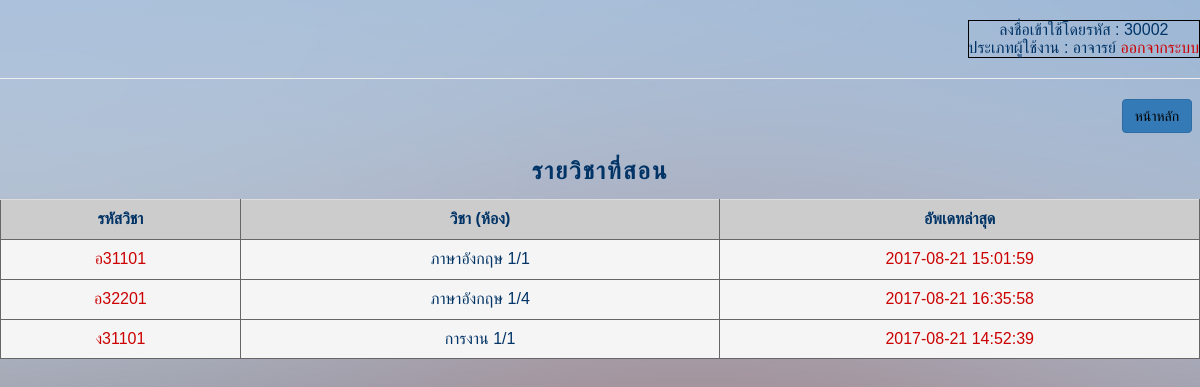
/html5up-dimension/dailyReport.php (signed in), run on the app's committed database.
### tables this page shows
CREATE TABLE `subject` (
  `subjectID` varchar(255) NOT NULL,
  `subject` varchar(255) NOT NULL,
  `class` varchar(11) NOT NULL,
  `teacherID` int(11) NOT NULL,
  `update` datetime NOT NULL
);

### html5up-dimension/dailyReport.php (the view, shortened to what this page needs)
<?php
if (!$_SESSION["uname"]){
	  Header("Location: Login.php");
}else{?>
<html>
	<head>
		<link rel="stylesheet" href="https://maxcdn.bootstrapcdn.com/bootstrap/3.3.7/css/bootstrap.min.css">
	</head>
<div class="abcd">
	<body background="/images/bg.jpg">
    <div align="right" class="a" ><br>
      <table border="1" bordercolor="#000000" cellpadding="5">
				<tr>
      		<td>
    		  <center><font color='#003366'> ลงชื่อเข้าใช้โดยรหัส :
    			<?php echo($_SESSION['userID']);?><br>
          ประเภทผู้ใช้งาน : <?php echo($_SESSION['typeUser']);?> </font>
    			<a href="logout.php"><font color="#CC0000">ออกจากระบบ</font></a></center>
        </tr></td>
        </table>
				<hr>
    </div>
<div align="right">
	<a href="teacherpage.php"><button type="button" class="btn btn-primary"><font color="#000000">หน้าหลัก</font></button></a>	&nbsp;
</div>
<br>
<center><h3><font color='#003366'>รายวิชาที่สอน</font></h3></center>
<div class="table-responsive">
<table class="table" width="800" border="1" align="center" bordercolor="#666666" >
	<tr>
		<td width="100" align="center" bgcolor="#CCCCCC"><strong><font color='#003366'>รหัสวิชา</font></strong></td>
		<td width="200"align="center" bgcolor="#CCCCCC"><strong><font color='#003366'>วิชา (ห้อง)</font></strong></td>
		<td width="200" align="center" bgcolor="#CCCCCC"><strong><font color='#003366'>อัพเดทล่าสุด</font></strong></td>
</tr>
<?php
include ("connectDB.php");
$strSQL = mysqli_query($mysqli,"select * from teacher where userID='".$_SESSION['userID']."'");
$objResult = mysqli_fetch_array($strSQL);
$strSLQ2 = "select * from subject where teacherID='".$objResult['teacherID']."'";
$result = mysqli_query($mysqli, $strSLQ2);
while($row = mysqli_fetch_array($result))
{
echo "<tr class='active'>";
echo "<td align='center'><a href='showAttendancedaily.php?subjectID=".$row["subjectID"]."&class=".$row['class']."'><font color='#CC0000'>" . $row["subjectID"] . "</font></a></font></td>";
echo "<td align='center'><font color='#003366'>" . $row["subject"] ."&nbsp" .$row['class']. "</font></td>";
echo "<td align='center'><font color='#CC0000'>" . $row["update"] . "</font></td>";
echo "</tr>";
}
?>
</table>
</div>
	</body>
</html>
<?php }?>

### html5up-dimension/dailyReport.php (style rules this page uses)
div.abcd { font-family: "FontAwesome",sans-serif; }
div.abcd h1,h2,h3,h4,h5 { display: block; font-weight: 600; letter-spacing: 0.2rem; line-height: 1.5; margin: 0 0 1rem 0; text-transform: uppercase; }

### data on the page
subject: subjectID "อ31101", subject "ภาษาอังกฤษ", class "1/1", update "2017-08-21 15:01:59"
subject: subjectID "อ32201", subject "ภาษาอังกฤษ", class "1/4", update "2017-08-21 16:35:58"
subject: subjectID "ง31101", subject "การงาน", class "1/1", update "2017-08-21 14:52:39"

### other printed values
$_SESSION['userID'] "30002"
$_SESSION['typeUser'] "อาจารย์"
